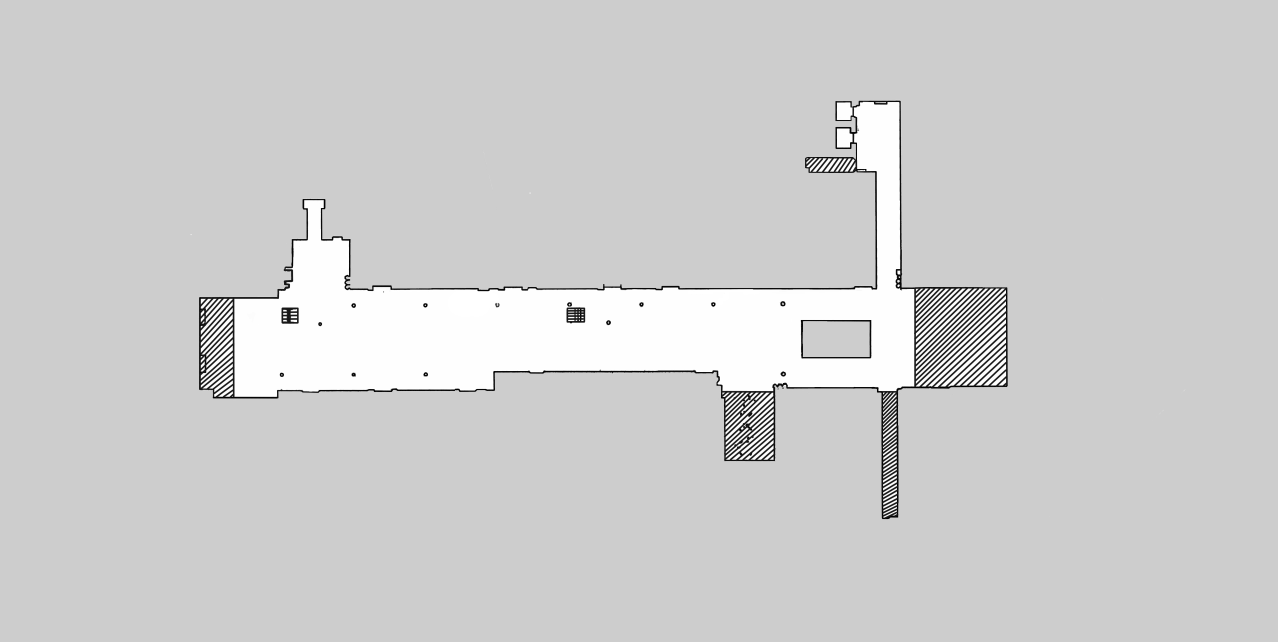
#> input picture config/301_1f.png, 2556 x 1284 px (shown at 1/2 size)
$ python test.py
#> lines starting #> are read from the running program, lines starting #| are printed output that depends on the picture; after the words box and inside, x2 and y2 are one past the last pixel; in counts of white or black regions, pixels touching at a corner belong together
import imageio
from PIL import Image
import numpy as np

im = imageio.imread('301_1f.png')
#> im is the input picture: shape (1284, 2556); min 0, max 255, mean 206.7
w,h = im.shape
#> w = 1284; h = 2556
print(im.shape)
#| (1284, 2556)

clusters = []
visited = [[False for i in range(h)] for j in range(w)]

for i in range(w):
    for j in range(h):
        if im[i][j] < 210:
            visited[i][j] = True

A = np.zeros((w,h), dtype=int)

for i in range(w):
    for j in range(h):
        if visited[i][j]:
            A[i][j] = 255
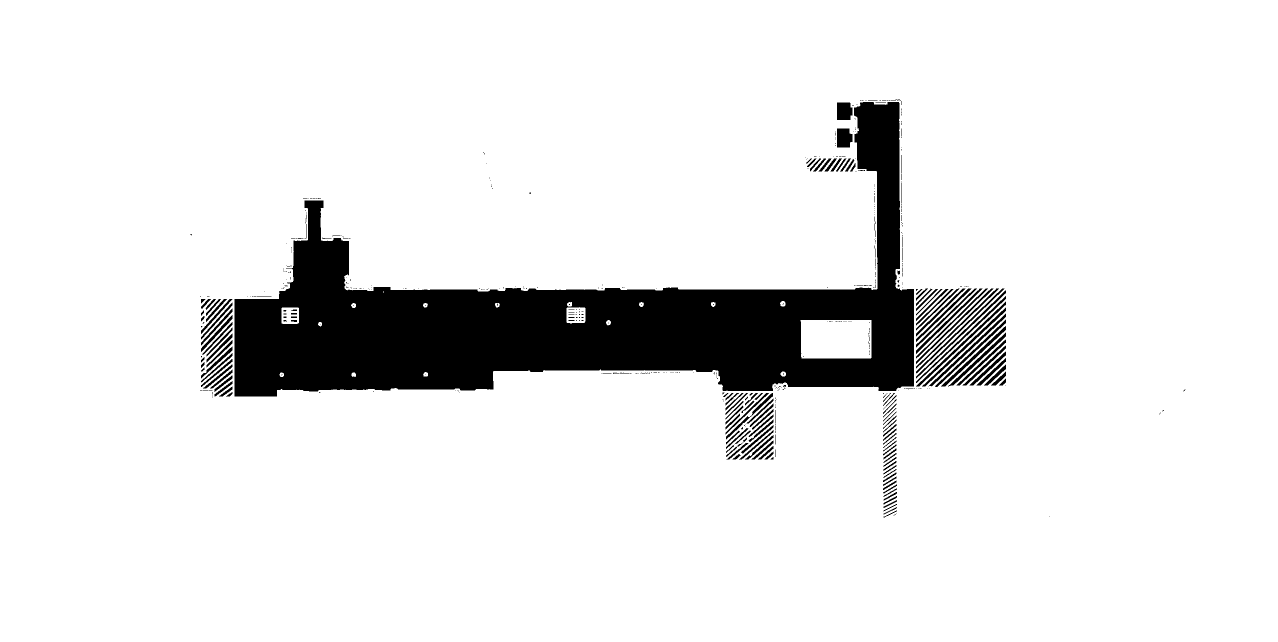
#> A: shape (1284, 2556) int64 (shown at 1/2 size); 90.5% white; 518 black regions (361 under 20 px), largest, box (x1, y1, x2, y2) and area: (469, 204, 1828, 793) 274536, (1832, 603, 2012, 773) 1105, (1844, 615, 2012, 773) 1091

im = Image.fromarray(np.uint8(A))
im.save("your.png")

dx=[1,-1,0,0]
dy=[0,0,1,-1]

for i in range(w):
    for j in range(h):
        if visited[i][j]:
            continue
        cluster = []
        q = []
        q.append([i,j])
        while len(q) > 0:
            cur = q[0]
            q.pop(0)
            if visited[cur[0]][cur[1]]:
                continue
            visited[cur[0]][cur[1]] = True
            cluster.append(cur)
            for k in range(4):
                nx = cur[0] + dx[k]
                ny = cur[1] + dy[k]
                if visited[nx][ny]:
                    continue
                q.append([nx, ny])
        clusters.append(cluster)

idx = 0
n = len(clusters[0])
#> n = 16
for i in range(len(clusters)):
    if n < len(clusters[i]):
        n = len(clusters[i])
        idx = i
#> after the loop, idx = 14; n = 274536

free_space = clusters[idx]

A = np.zeros((w,h), dtype=int)
B = np.zeros((w,h), dtype=int)

for p in clusters[idx]:
    A[p[0]][p[1]] = 255
    B[p[0]][p[1]] = 255
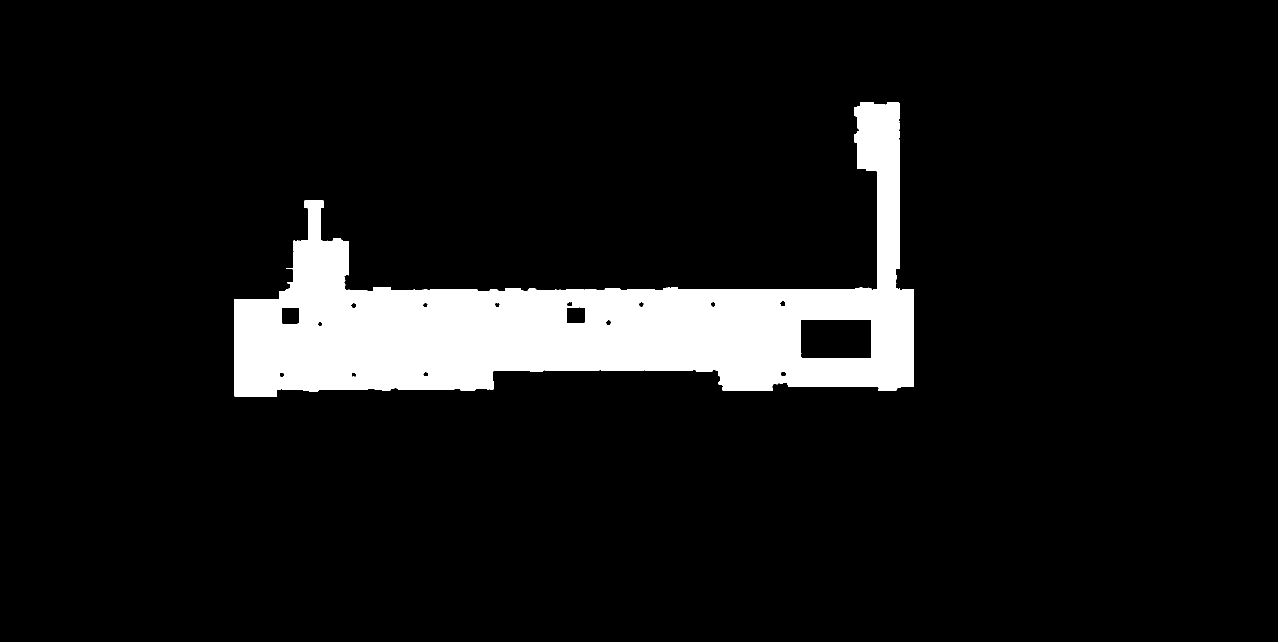
#> A: shape (1284, 2556) int64 (shown at 1/2 size); 8.4% white; 1 white region, box (x1, y1, x2, y2) and area: (469, 204, 1828, 793) 274536

# B = np.full((w,h), 255, dtype=int)
for i in range(w):
    for j in  range(h):
        if A[i][j] == 0:
            continue
        for k in range(4):
            nx = i + dx[k]
            ny = j + dy[k]
            if A[nx][ny] == 255:
                continue
            for ki in range(-5, 5):
                for kj in range(-5, 5):
                    ni = nx + ki
                    nj = ny + kj
                    if ni < 0 or ni >= w or nj < 0 or nj >= h:
                        continue
                    B[ni][nj] = 0
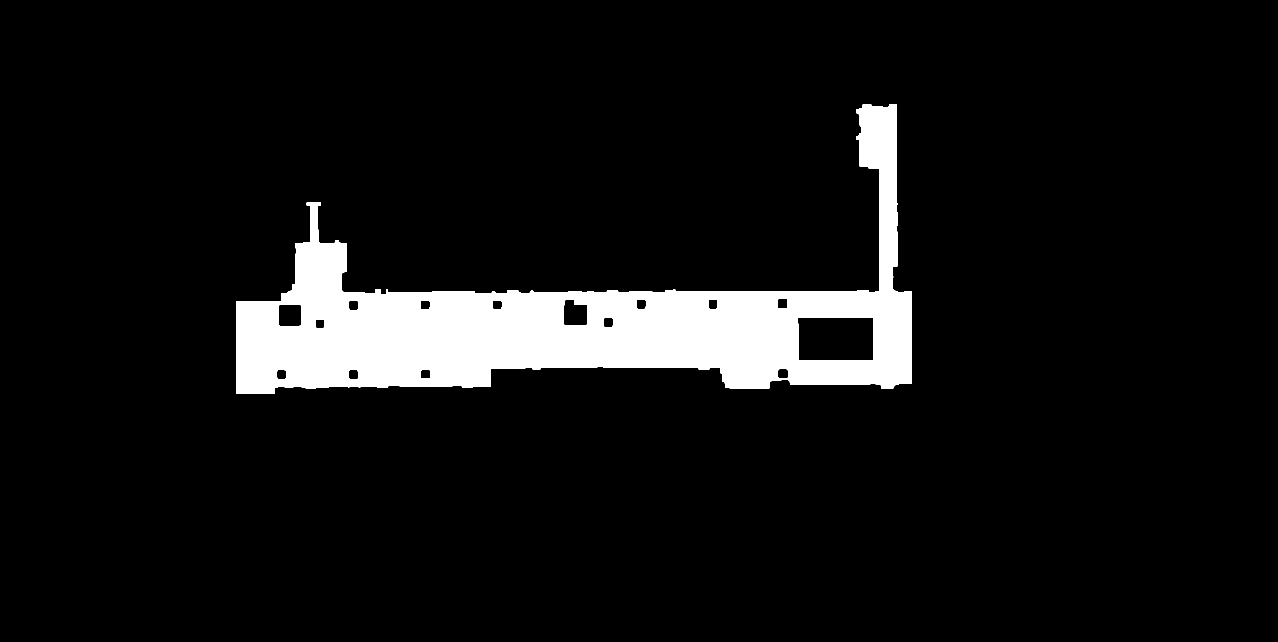
#> B: shape (1284, 2556) int64 (shown at 1/2 size); 7.5% white; 1 white region, box (x1, y1, x2, y2) and area: (473, 208, 1823, 788) 246252

f = open("collision_301_1f.txt", 'w')

space = []
for i in range(w):
    for j in range(h):
        if B[i][j] == 255:
            space.append([i,j])
f.write("%d %d %d\n" %(w, h, len(space)))
for p in space:
    f.write("%d %d\n" %(p[0], p[1]))
f.close()
space = np.array(space)
print(np.min(space,axis=0))
#| [208 473]
print(np.max(space,axis=0))
#| [ 787 1822]

im = Image.fromarray(np.uint8(A))
im_collision = Image.fromarray(np.uint8(B))
im.save("free_space_301_1f.png")
im_collision.save("collision_301_1f.png")
